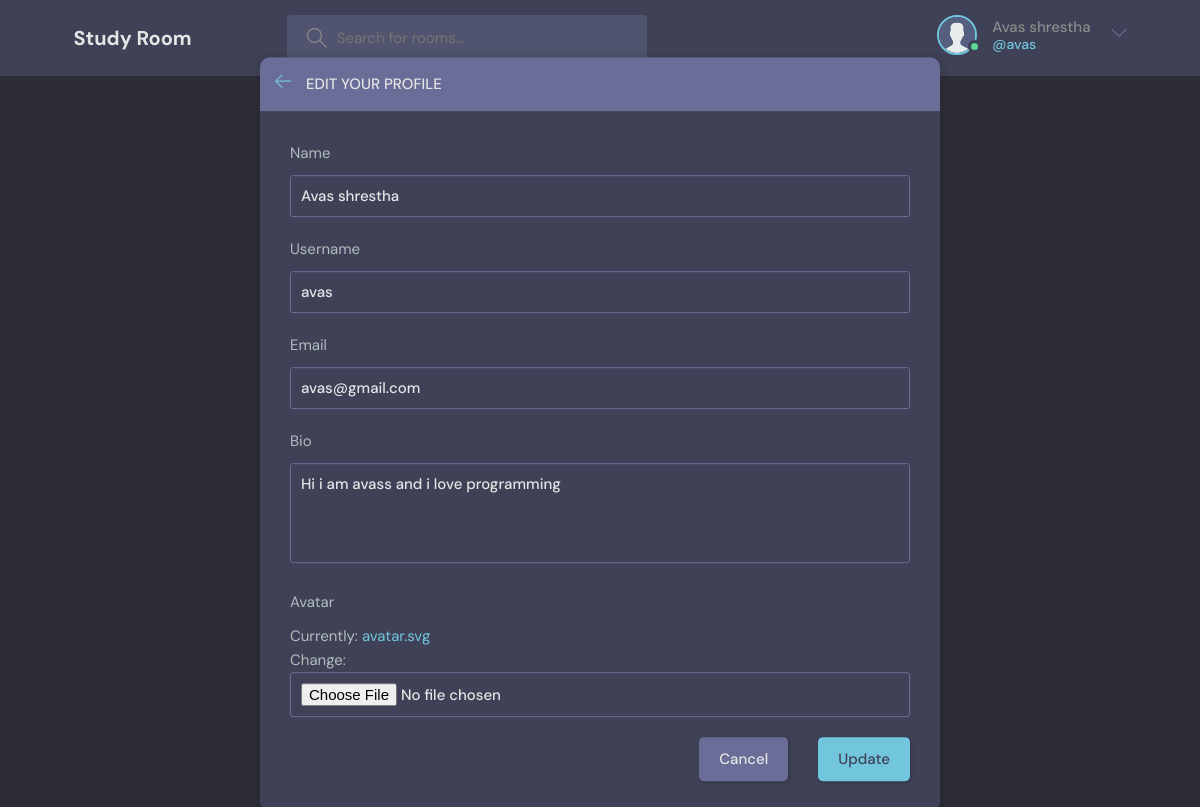
Page /update-user/ (signed in) on the committed database.
### base/models.py (models this page shows)
class User(AbstractUser):
    name = models.CharField(max_length=200, null=True)
    email = models.EmailField(unique=True, null=True)
    bio = models.TextField(null=True)
    avatar = models.ImageField(null=True, default="avatar.svg")
    USERNAME_FIELD = 'email'
    REQUIRED_FIELDS = ['username']

### base/views.py (the view)
# urls.py: path('update-user/', updateUser, name='update-user'),
@login_required(login_url='login')
def updateUser(request):
    user = request.user
    form = UserForm(instance=user)
    if request.method == 'POST':
        form = UserForm(request.POST, request.FILES, instance=user)
        if form.is_valid():
            form.save()
            return redirect('user-profile', pk=user.id)
    data = {
        'form': form
    }
    return render(request, 'base/update_user.html', data)

### base/forms.py
class UserForm(ModelForm):
    class Meta:
        model = User
        fields = ['name', 'username', 'email', 'bio', 'avatar']

### base/templates/base/update_user.html
{% extends 'main.html' %} {% block content %}
<main class="update-account layout">
    <div class="container">
        <div class="layout__box">
            <div class="layout__boxHeader">
                <div class="layout__boxTitle">
                    <a href="{{request.META.HTTP_REFERER}}">
                        <svg
                            version="1.1"
                            xmlns="http://www.w3.org/2000/svg"
                            width="32"
                            height="32"
                            viewBox="0 0 32 32"
                        >
                            <title>Back</title>
                            <path
                                d="M13.723 2.286l-13.723 13.714 13.719 13.714 1.616-1.611-10.96-10.96h27.625v-2.286h-27.625l10.965-10.965-1.616-1.607z"
                            ></path>
                        </svg>
                    </a>
                    <h3>Edit your profile</h3>
                </div>
            </div>
            <div class="layout__body">
                <form class="form" action="#" method="post" enctype="multipart/form-data">
                    {% csrf_token %} {% for field in form %}
                    <div class="form__group">
                        <label for="profile_pic">{{field.label}}</label>
                        {{field}}
                    </div>
                    {% endfor %}
                    <div class="form__action">
                        <a class="btn btn--dark" href="{{request.META.HTTP_REFERER}}">Cancel</a>
                        <button class="btn btn--main" type="submit">Update</button>
                    </div>
                </form>
            </div>
        </div>
    </div>
</main>
{% endblock content %}

### templates/navbar.html (shortened to what this page needs)
{% load static %}
<header class="header header--loggedIn">
    <div class="container">
        <a href="{% url 'home' %}" class="header__logo">
            <h1>Study Room</h1>
        </a>
        <form class="header__search" method="get" action="{% url 'home' %}">
            <label>
                <input name="search" placeholder="Search for rooms..." />
            </label>
        </form>
        <nav class="header__menu">
            {% if request.user.is_authenticated %}
            <div class="header__user">
                <a href="{% url 'user-profile' user.id %}">
                    <div class="avatar avatar--medium active">
                        <img src="{{request.user.avatar.url}}" />
                    </div>
                    <p>{{request.user.name}} <span>@{{request.user.username}}</span></p>
                </a>
                <button class="dropdown-button">
                    <svg
                        version="1.1"
                        xmlns="http://www.w3.org/2000/svg"
                        width="32"
                        height="32"
                        viewBox="0 0 32 32"
                    >
                        <title>chevron-down</title>
                        <path d="M16 21l-13-13h-3l16 16 16-16h-3l-13 13z"></path>
                    </svg>
                </button>
            </div>
            {% else %}
            <a href="{% url 'login' %}">
                <img src="{% static 'images/avatar.svg' %}" />
                <p>Login</p>
            </a>
            {% endif %}
        </nav>
    </div>
</header>

### rows in the picture
User: user.avatar (placeholder picture), user.name "Avas shrestha", user.username "avas", form "Avas shrestha" "avas" "avas@gmail.com" "Hi i am avass and i love programming"

### other values in the picture
{{ field.label }} "Name" "Username" "Email" "Bio" "Avatar"
